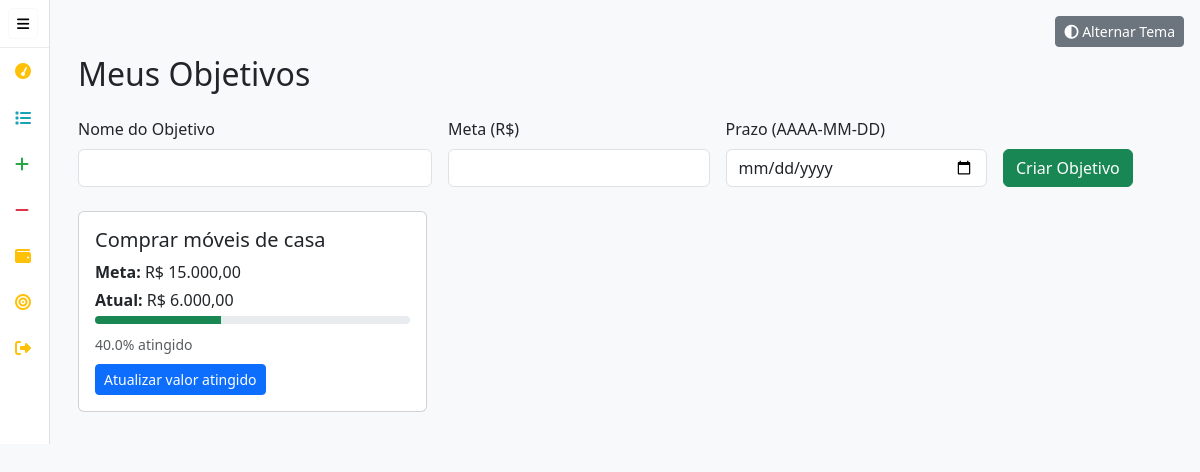
The page /goals (signed in) on the database its author committed.
### tables this page shows
CREATE TABLE goals (
                id INTEGER PRIMARY KEY AUTOINCREMENT,
                user_id INTEGER NOT NULL,
                goal_name TEXT NOT NULL,
                target_amount REAL NOT NULL,
                deadline TEXT,   -- YYYY-MM-DD
                current_amount REAL DEFAULT 0,
                FOREIGN KEY(user_id) REFERENCES users(id)
            );

### main.py (the view, shortened to what this page needs)
@app.route('/goals', methods=['GET', 'POST'])
def goals():
    if 'user_id' not in session:
        return redirect(url_for('login'))
    user_id = session['user_id']
    conn = get_db_connection()
    cursor = conn.cursor()
    cursor.execute("""
        SELECT * FROM goals WHERE user_id = ?
        ORDER BY id DESC
    """, (user_id,))
    goals_list = cursor.fetchall()
    conn.close()
    return render_template('goals.html', goals_list=goals_list)

### main.py (called while the page is built)
def get_db_connection():
    conn = sqlite3.connect(DATABASE)
    conn.row_factory = sqlite3.Row
    return conn

@app.template_filter('currency')
def currency_format(value):
    try:
        return "R$ " + "{:,.2f}".format(value).replace(',', 'X').replace('.', ',').replace('X', '.')
    except Exception as e:
        return value

### templates/goals.html (shortened to what this page needs)
{% extends "base.html" %}
{% block content %}
<div class="container">
  <h2 class="mb-4">Meus Objetivos</h2>
  <form method="post" class="row g-3 mb-4">
    <div class="col-md-4">
      <label for="goal_name" class="form-label">Nome do Objetivo</label>
      <input type="text" class="form-control" id="goal_name" name="goal_name" required>
    </div>
    <div class="col-md-3">
      <label for="target_amount" class="form-label">Meta (R$)</label>
      <input type="number" step="0.01" class="form-control" id="target_amount" name="target_amount" required>
    </div>
    <div class="col-md-3">
      <label for="deadline" class="form-label">Prazo (AAAA-MM-DD)</label>
      <input type="date" class="form-control" id="deadline" name="deadline">
    </div>
    <div class="col-md-2 d-flex align-items-end">
      <button type="submit" class="btn btn-success">Criar Objetivo</button>
    </div>
  </form>
  <div class="row">
    {% for g in goals_list %}
    <div class="col-md-4 mb-3">
      <div class="card">
        <div class="card-body">
          <h5 class="card-title">{{ g['goal_name'] }}</h5>
          <p class="card-text mb-1"><strong>Meta:</strong> {{ g['target_amount']|currency }}</p>
          <p class="card-text mb-1"><strong>Atual:</strong> {{ g['current_amount']|currency }}</p>
          {% set pct = 0 %}
          {% if g['target_amount'] > 0 %}
            {% set pct = (g['current_amount'] / g['target_amount']) * 100 %}
          {% endif %}
          <div class="progress mb-2" style="height: 8px;">
            <div class="progress-bar bg-success" role="progressbar"
                 style="width: {{ pct|round(0) }}%;"
                 aria-valuenow="{{ pct|round(0) }}" aria-valuemin="0" aria-valuemax="100"></div>
          </div>
          <small class="text-muted">{{ pct|round(1) }}% atingido</small>
          <br>
          <a href="{{ url_for('update_goal', goal_id=g['id']) }}" class="btn btn-sm btn-primary mt-2">
            Atualizar valor atingido
          </a>
        </div>
      </div>
    </div>
    {% endfor %}
  </div>
</div>
{% endblock %}

### templates/base.html (style rules this page uses)
body.light-mode { background-color: #f8f9fa; color: #212529; }

### rows shown on the page
goals: goal_name "Comprar móveis de casa", target_amount "R$ 15.000,00", current_amount "R$ 6.000,00", pct "40.0"
